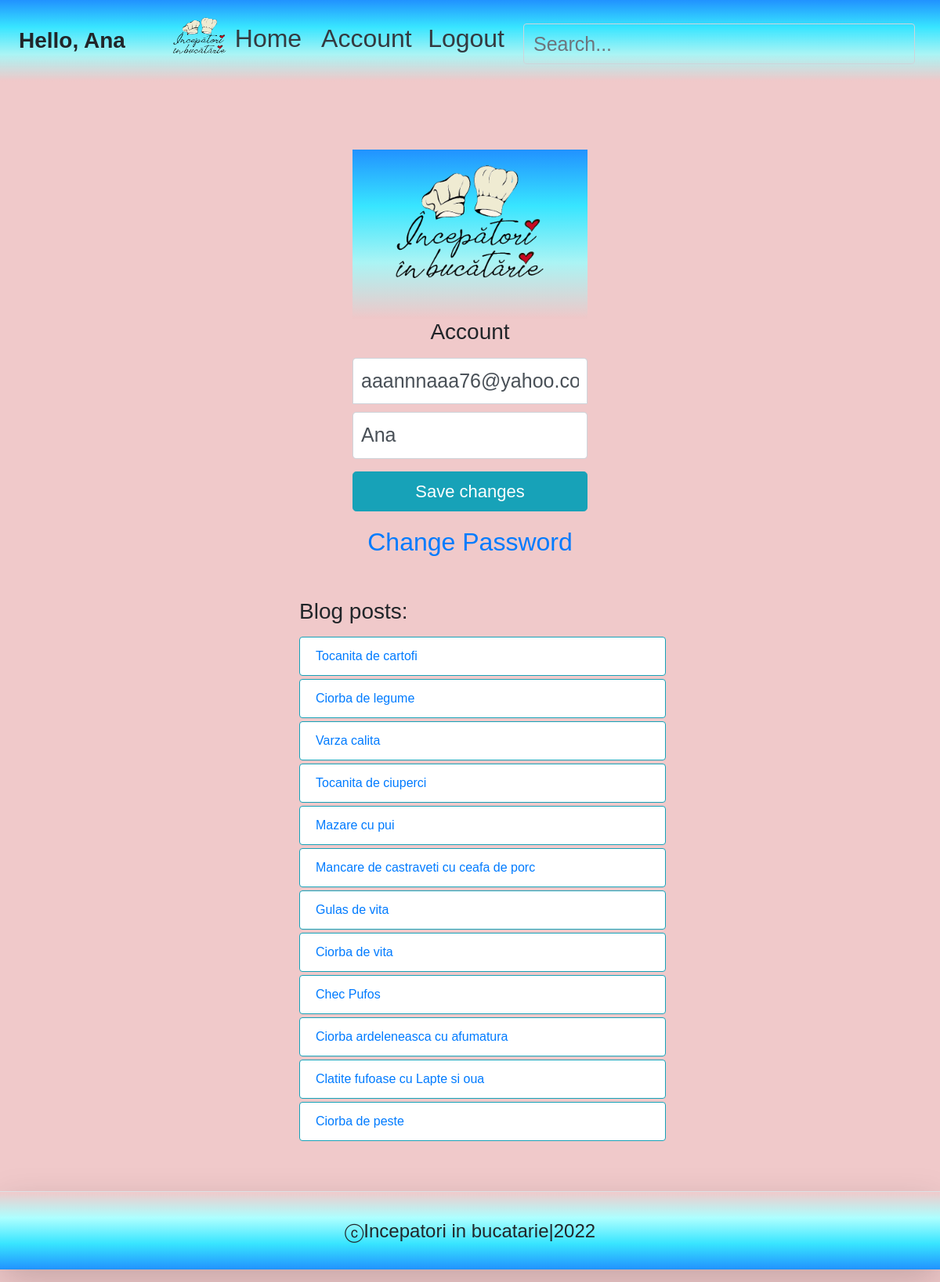
Before: /account/ (signed in) with the older database file.
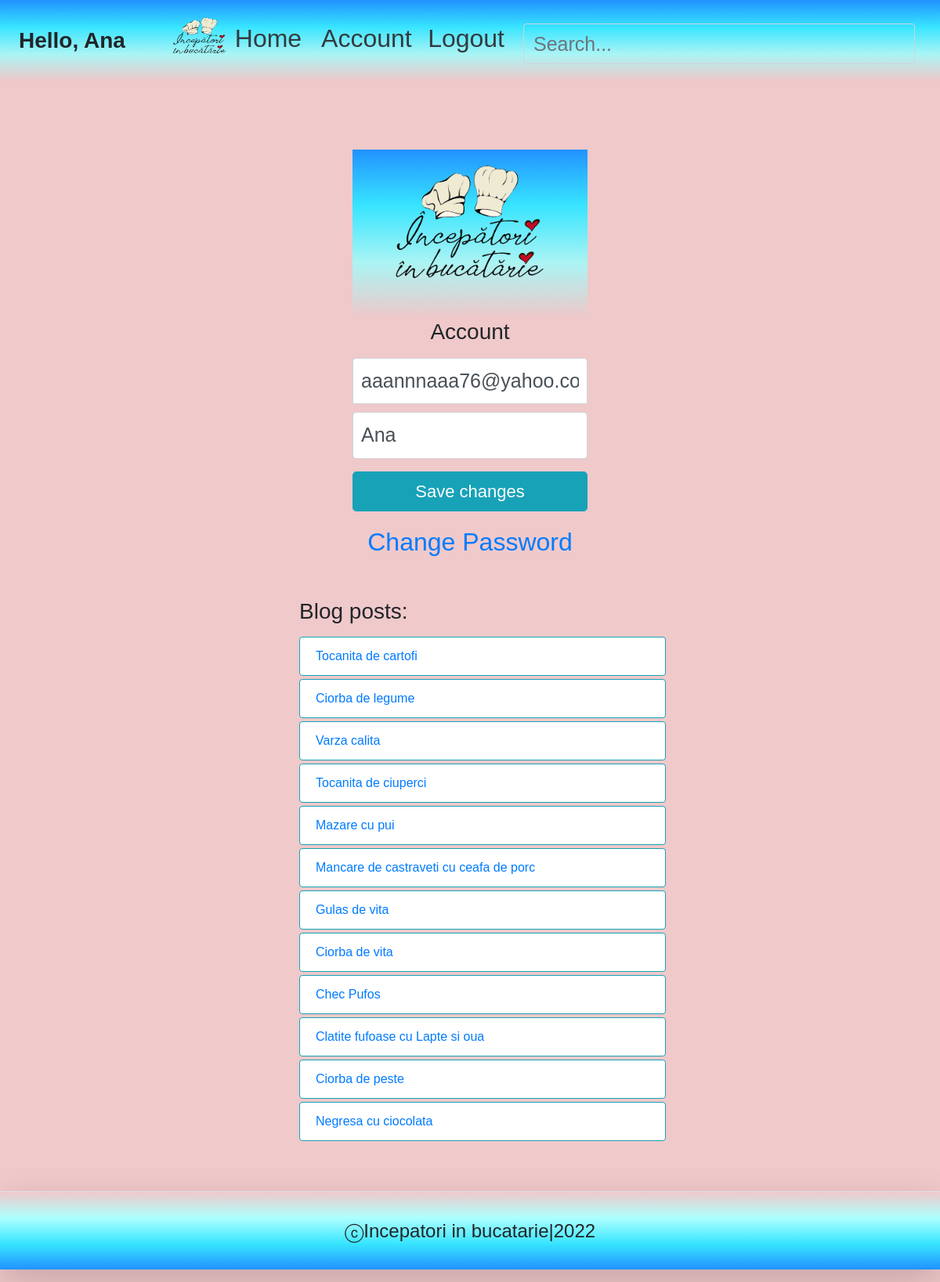
After: the same page with the newer database file.
### blog/models.py (models this page shows)
class BlogPost(models.Model):
	title 					= models.CharField(max_length=50, null=False, blank=False, unique=True)
	body 					= RichTextField(blank=False, null=False)
	image		 			= models.ImageField(upload_to=upload_location, null=False, blank=False)
	date_published 			= models.DateTimeField(auto_now_add=True, verbose_name="date published")
	date_updated 			= models.DateTimeField(auto_now=True, verbose_name="date updated")
	author 					= models.ForeignKey(settings.AUTH_USER_MODEL, on_delete=models.CASCADE)
	slug 					= models.SlugField(blank=True, unique=True)
	def __str__(self):
		return self.title

### account/views.py (the view)
# urls.py: path('account/', account_view, name="account"),
def account_view(request):
    if not request.user.is_authenticated:
        return redirect("login")
    context = {}
    if request.POST:
        form = AccountUpdateForm(request.POST, instance=request.user)
        if form.is_valid():
            form.initial= {
                        "email": request.POST['email'],
                        "username": request.POST['username'],
            }
            form.save()
            context['succes_message'] = "Account Updated"
    else:
        form = AccountUpdateForm(
                initial= {
                    "email": request.user.email,
                    "username": request.user.username,
                }
            )
    context['account_form'] = form
    blog_posts = BlogPost.objects.filter(author=request.user)
    context['blog_posts'] = blog_posts
    return render(request, 'account/account.html', context)

### account/forms.py (shortened to what this page needs)
class AccountUpdateForm(forms.ModelForm):
    class Meta:
        model = Account
        fields = ('email', 'username')

### account/templates/account/account.html (shortened to what this page needs)
{% extends 'base.html' %}
{% load static %}
{% block content %}
  <form class="form-signin" method="post">{% csrf_token %}
    <div class="d-flex flex-column pb-3">
      <img class="img-fluid mx-auto d-block" src="{% static 'logo.png' %}" alt="logo" width="200" height="200">
    </div>
    <h1 class="h3 mb-3 font-weight-normal">Account</h1>
    <input type="email" name="email" id="inputEmail" class="form-control" placeholder="Email address" required autofocus
    value="{{account_form.initial.email}}" >
    <input type="text" name="username" id="inputUsername" class="form-control" placeholder="Username" required
    value="{{account_form.initial.username}}">
    <button class="btn btn-lg btn-info btn-block" type="submit">Save changes</button>
  </form>
  <div class=" ana">
    <a class="m-auto" href="{% url 'password_change' %}">Change Password</a>
  </div>
<div class="container mt-4 p-4">
  <div class="row">
    <div class="blog-posts">
      <h3 class="mb-3 font-weight-normal ml-3 pl-3">Blog posts:</h3>
      {% if blog_posts %}
      <ul>
        {% for post in blog_posts %}
        <a href="{% url 'blog:detail' post.slug %}" style="text-decoration: none;">
          <li class="list-group-item mb-1 mt-1 border border-info">{{post}}</li>
        </a>
        {% endfor %}
      </ul>
      {% else %}
      <p>You have no blog posts. Create a post <a href="{% url 'blog:create' %}">here</a>.</p>
      {% endif%}
    </div>
  </div>
</div>
{% endblock %}

Changed rows visible on the page:
removed BlogPost: title "Ciorba ardeleneasca cu afumatura"
added BlogPost: title "Negresa cu ciocolata"
